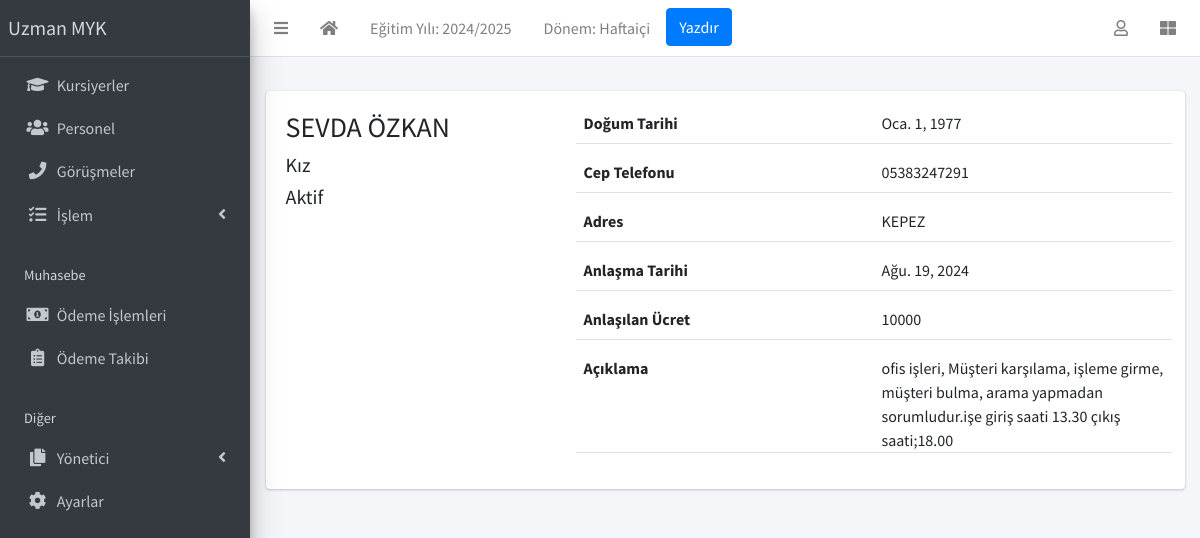
/staff/print/3, run on the app's committed database.
### apps/corecode/models.py (models this page shows, shortened)
class AcademicSession(models.Model):
    name = models.CharField(max_length=200, unique=True, verbose_name = "Eğitim Yılı")
    current = models.BooleanField(default=True, verbose_name = "Aktif Eğitim Yılı")
    class Meta:
        ordering = ["-name"]

class AcademicTerm(models.Model):
    name = models.CharField(max_length=20, unique=True, verbose_name = "Dönem")
    current = models.BooleanField(default=True, verbose_name = "Aktif Dönem")
    class Meta:
        ordering = ["name"]

class SiteConfig(models.Model):
    key = models.SlugField()
    value = models.CharField(max_length=200)

### apps/staffs/models.py (models this page shows, shortened)
class Staff(models.Model):
    STATUS = [("active", "Aktif"), ("inactive", "Pasif")]
    GENDER = [("male", "Erkek"), ("female", "Kız")]
    current_status = models.CharField(max_length=10, choices=STATUS, default="active", verbose_name = "Durum")
    firstname = models.CharField(max_length=200, verbose_name = "Adı")
    surname = models.CharField(max_length=200, verbose_name = "Soyadı")
    gender = models.CharField(max_length=10, choices=GENDER, default="male", verbose_name = "Cinsiyeti")
    date_of_birth = models.DateField(default=timezone.now, verbose_name = "Doğum Tarihi")
    date_of_admission = models.DateField(default=timezone.now, verbose_name = "Göreve Başlama Taihi")
    mobile_num_regex = RegexValidator(
        regex="^[0-9]{10,15}$", message="Girilen cep telefonu numarası doğru formatta değil!"
    )
    mobile_number = models.CharField(
        validators=[mobile_num_regex], max_length=13, blank=True, verbose_name = "Cep Telefonu"
    )
    address = models.TextField(blank=True, verbose_name = "Adres")
    date_of_agreement = models.DateField(default=timezone.now, verbose_name = "Anlaşma Taihi")
    other_name = models.CharField(max_length=200, blank=True, verbose_name = "Anlaşılan Ücreti")
    others = models.TextField(blank=True, verbose_name = "Açıklama")
    def __str__(self):
        return f"{self.firstname} {self.surname} "

### apps/staffs/views.py (the view)
# urls.py: path("print/<int:pk>", StaffPrintView.as_view(), name="staff-print"),
class StaffPrintView(DetailView):
    model = Staff
    template_name = "staffs/staff_print.html"

### apps/corecode/context_processors.py (called while the page is built)
def site_defaults(request):
    current_session = AcademicSession.objects.get(current=True)
    current_term = AcademicTerm.objects.get(current=True)
    vals = SiteConfig.objects.all()
    contexts = {
        "current_session": current_session.name,
        "current_term": current_term.name,
    }
    for val in vals:
        contexts[val.key] = val.value
    return contexts

### apps/staffs/templates/staffs/staff_print.html (shortened to what this page needs)
{% extends 'base.html' %}
{% block content %}
    <div class="row">
      <div class="col-sm-4">
        <div>
          <h3>{{ object }} </h3>
          <h5>{{ object.get_gender_display }} </h5>
          <h5>{{ object.get_current_status_display }} </h5>
        </div>
      </div>
      <div class="col-sm-8">
        <div>
          <div class="form-group border-bottom row">
            <label class="col">
              Doğum Tarihi
            </label>
            <div class="col">
              {{ object.date_of_birth }}
            </div>
          </div>
          <div class="form-group border-bottom row">
            <label class="col">
               Cep Telefonu
            </label>
            <div class="col">
              {{ object.mobile_number}}
            </div>
          </div>
          <div class="form-group border-bottom row">
            <label class="col">
              Adres
            </label>
            <div class="col">
              {{ object.address }}
            </div>
          </div>
          <div class="form-group border-bottom row">
            <label class="col">
              Anlaşma Tarihi
            </label>
            <div class="col">
              {{ object.date_of_agreement }}
            </div>
          </div>
          <div class="form-group border-bottom row">
            <label class="col">
              Anlaşılan Ücret
            </label>
            <div class="col">
              {{ object.other_name }}
            </div>
          </div>
          <div class="form-group border-bottom row">
            <label class="col">
              Açıklama
            </label>
            <div class="col">
              {{ object.others }}
            </div>
          </div>
        </div>
      </div>
    </div>
{% endblock content %}

### templates/base.html (shortened to what this page needs)
{% load static %}
<!DOCTYPE html>
<html lang="tr">
<head>
  <link rel="stylesheet" href="{% static 'plugins/fontawesome-free/css/all.min.css' %}">
  <link rel="stylesheet" href="{% static 'plugins/toastr/toastr.min.css' %}">
  <link rel="stylesheet"
    href="{% static 'plugins/overlayScrollbars/css/OverlayScrollbars.min.css' %}">
  <link rel="stylesheet" href="{% static 'plugins/Datatables/datatables.min.css' %}" />
  <link rel="stylesheet" href="{% static 'dist/css/adminlte.min.css' %}">
</head>
<body
  class="hold-transition sidebar-mini layout-fixed layout-navbar-fixed layout-footer-fixed">
  <div class="wrapper">
    <nav class="main-header navbar navbar-expand navbar-white navbar-light">
      <ul class="navbar-nav">
        <li class="nav-item">
          <a class="nav-link" data-widget="pushmenu" href="#" role="button"><i
              class="fas fa-bars"></i></a>
        </li>
        <li class="nav-item d-none d-sm-inline-block">
          <a href="{% url 'home' %} " class="nav-link"><i class="fa fa-home"></i></a>
        </li>
        <li class="nav-item d-none d-sm-inline-block">
          <a href="{% url 'current-session' %}" class="nav-link">Eğitim Yılı: {{ current_session }}</a>
        </li>
        <li class="nav-item d-none d-sm-inline-block">
          <a href="{% url 'current-session' %}" class="nav-link">Dönem: {{ current_term }}</a>
        </li>
        <li class="nav-item d-none d-sm-inline-block">
          <button onclick="window.print()" class="btn btn-primary">Yazdır</button>
        </li>
      </ul>
      <ul class="navbar-nav ml-auto">
        <li class="nav-item dropdown">
          <a class="nav-link" data-toggle="dropdown" href="#">
            <i class="far fa-user"></i>
          </a>
        </li>
        <li class="nav-item">
          <a class="nav-link" data-widget="control-sidebar" data-slide="true"
            href="#" role="button"><i class="fas fa-th-large"></i></a>
        </li>
      </ul>
    </nav>
    <aside class="main-sidebar sidebar-dark-primary elevation-4">
      <a href="{% url 'home' %}" class="brand-link">{{ school_name | default:"MySchool" }}</a>
      <div class="sidebar">
        <nav class="mt-2">
          <ul class="nav nav-pills nav-sidebar flex-column"
            data-widget="treeview" role="menu" data-accordion="false">
            <li class="nav-item">
              <a href="{% url 'student-list' %}" class="nav-link">
                <i class="nav-icon fas fa-graduation-cap"></i>
                <p>
                  Kursiyerler
                </p>
              </a>
            </li>
            <li class="nav-item">
              <a href="{% url 'staff-list' %}" class="nav-link">
                <i class="nav-icon fas fa-users"></i>
                <p>
                  Personel
                </p>
              </a>
            </li>
            <li class="nav-item">
              <a href="{% url 'call-list' %}" class="nav-link">
                <i class="nav-icon fas fa-phone"></i>
                <p>
                  Görüşmeler
                </p>
              </a>
            </li>
            <li class="nav-item has-treeview">
              <a href="#" class="nav-link">
                <i class="nav-icon fas fa-tasks"></i>
                <p>
                  İşlem
                  <i class="right fas fa-angle-left"></i>
                </p>
              </a>
            </li>
            <li class="nav-header">Muhasebe</li>
            <li class="nav-item">
              <a href="{% url 'invoice-list' %}" class="nav-link">
                <i class="nav-icon fas fa-money-bill-alt"></i>
                <p>
                  Ödeme İşlemleri
                </p>
              </a>
            </li>
            <li class="nav-item">
              <a href="{% url 'invoice-takip' %}" class="nav-link">
                <i class="nav-icon fas fa-clipboard-list"></i>
                <p>
                  Ödeme Takibi
                </p>
              </a>
            </li>
            <li class="nav-header">Diğer</li>
            <li class="nav-item has-treeview">
              <a href="#" class="nav-link">
                <i class="nav-icon fas fa-copy"></i>
                <p>
                  Yönetici
                  <i class="fas fa-angle-left right"></i>
                </p>
              </a>
            </li>
            <li class="nav-item">
              <a href="{% url 'configs' %}" class="nav-link">
                <i class="nav-icon fas fa-cog"></i>
                <p>
                  Ayarlar
                </p>
              </a>
            </li>
          </ul>
        </nav>
      </div>
    </aside>
    <div class="content-wrapper">
      <section class="content-header">
      </section>
      <section class="content">
        <div class="container-fluid">
          <div class="row">
            <div class="col-md-12">
              {% block fullcard %}
              <div class="card">
                <div class="card-body">
                  <div class="row">
                    <div class="col">
                      {% block content %}
                      {% endblock content %}
                    </div>
                  </div>
                </div>
              </div>
              {% endblock fullcard %}
            </div>
          </div>
        </div>
      </section>
    </div>
  </div>
</body>
</html>

### data on the page
AcademicSession: name "2024/2025"
AcademicTerm: name "Haftaiçi"
SiteConfig: value "Uzman MYK"
Staff: firstname+surname "SEVDA ÖZKAN", gender "Kız", current_status "Aktif", date_of_birth "Oca. 1, 1977", mobile_number "05383247291", address "KEPEZ", date_of_agreement "Ağu. 19, 2024", other_name "10000", others "ofis işleri, Müşteri karşılama, işleme girme, müşteri bulma, arama yapmadan sorumludur.işe giriş saati 13.30 çıkış saati;18.00"
